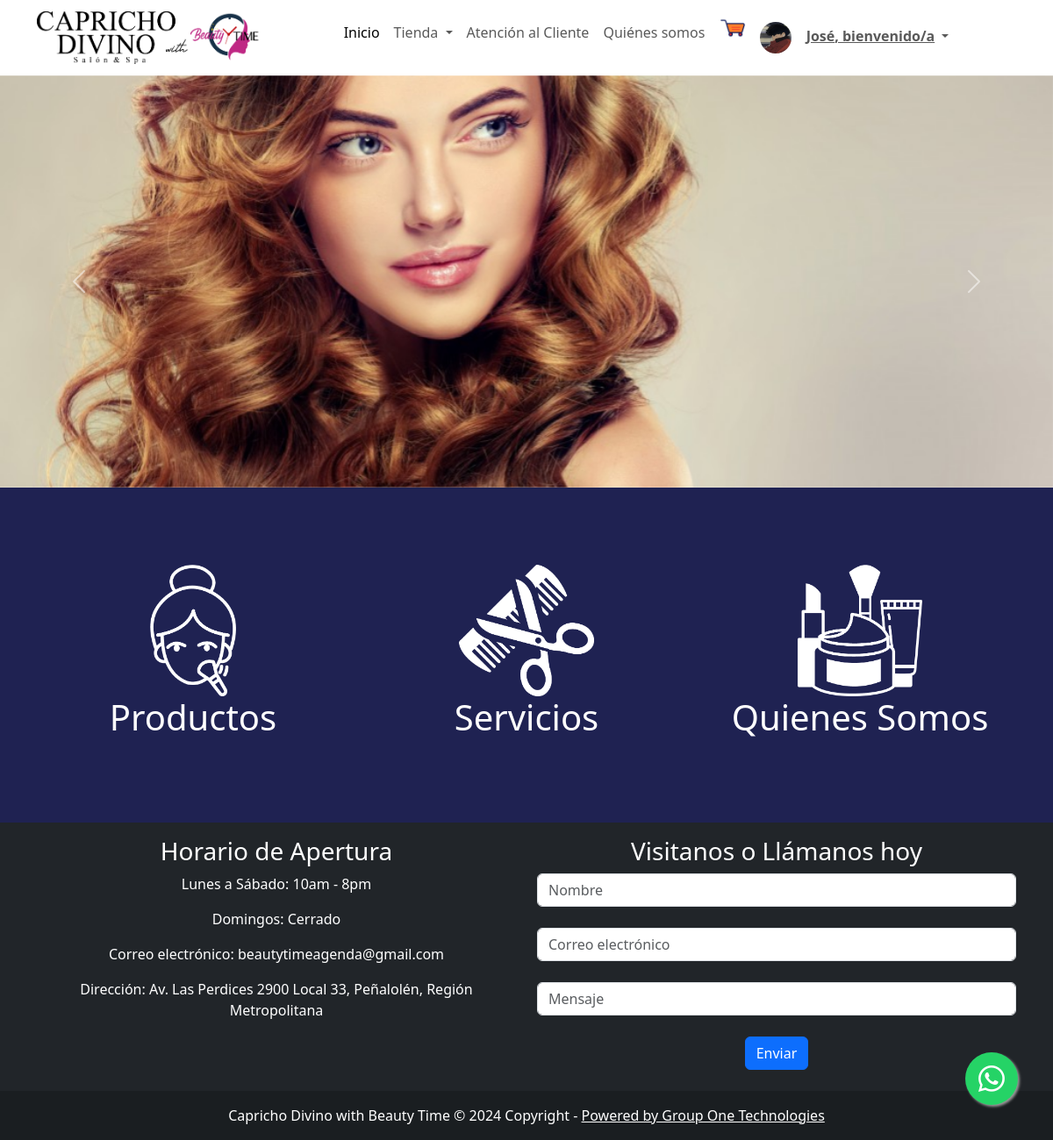
/ (signed in), run on the app's committed database.
### core/models.py (models this page shows, shortened)
class User(AbstractUser):
    CLIENTE = 'Cliente'
    ADMINISTRADOR = 'Administrador'
    TIPO_USUARIO = [
        (CLIENTE, 'Cliente'),
        (ADMINISTRADOR, 'Administrador'),
    ]
    picture = models.ImageField(default = 'users/profile_default.png', upload_to='media/users/')
    direccion = models.CharField(max_length=60, null=True, blank =True)
    region = models.CharField(max_length=200, choices=REGIONES, default=REGIONES[0][0])
    comuna = models.CharField(max_length=200, choices=COMUNAS, default=COMUNAS[0][0])
    telefono = models.CharField(max_length=9, null=True, validators=[MinLengthValidator(9)])
    fecha_nac = models.DateField(null=True)
    tipo_user = models.CharField(max_length=60, choices=TIPO_USUARIO, default=CLIENTE, null=True, blank=True )

### core/views.py (the view)
# urls.py: path("", views.home, name="home"),
def home(request):
    print(request.session.session_key)
    return render(request, "base/home.html", {"home": home})

### core/cart.py (called while the page is built, shortened)
  def __iter__(self):
    cart = copy.deepcopy(self.cart)
    productos = Producto.objects.filter(id__in=cart)
    for producto in productos:
      cart[str(producto.id)]["producto"] = producto

### core/context_processors.py (called while the page is built)
def cart_badge(request):
    cart = Cart(request)
    item_count = sum(item['cantidad'] for item in cart)
    return {'cart_badge': item_count}

### core/templates/base/home.html (shortened to what this page needs)
{% extends "base/base.html" %}
{% load static %}
{% block template %}
{% block css %}
 <link rel="stylesheet" href="static/css/btnwsp.css">
{% endblock %}
<main>
  <div class="container-fluid w-100">
  <div class="row">
    <div class="col-md-12 p-0">
      <div id="carouselExampleControls" class="carousel slide" data-bs-ride="carousel">
        <div class="carousel-inner">
          <div class="carousel-item active">
            <img src="{% static 'img/carrusel.jpg' %}" class="d-block w-100 img-fluid" alt="Producto 1">
          </div>
        </div>
        <button class="carousel-control-prev" type="button" data-bs-target="#carouselExampleControls" data-bs-slide="prev">
          <span class="carousel-control-prev-icon" aria-hidden="true"></span>
        </button>
        <button class="carousel-control-next" type="button" data-bs-target="#carouselExampleControls" data-bs-slide="next">
          <span class="carousel-control-next-icon" aria-hidden="true"></span>
        </button>
      </div>
    </div>
  </div>
</div>
<section class="image-links-section py-4" style= "background-color:rgb(31,34,82)">
  <div class="container">
    <div class="row text-center mt-5 mb-5 mt-3">
      <div class="col-md-4 col-12 mb-3 mt-3">
        <a href="{% url 'productos' %}">
          <img src="{% static 'img/woman-makeup-icon.png' %}" alt="Link 1" class="img-fluid" style="max-height: 150px;">
        </a>
        <h1 style="color: white">Productos</h1>
      </div>
      <div class="col-md-4 col-12 mb-3 mt-3">
        <a href="{% url 'servicios' %}">
          <img src="{% static 'img/hair-salon-icon.png' %}" alt="Link 2" class="img-fluid" style="max-height: 150px;">
        </a>
        <h1 style="color: white">Servicios</h1>
      </div>
      <div class="col-md-4 col-12 mb-3 mt-3">
        <a href="{% url 'quienes_somos' %}">
          <img src="{% static 'img/cosmetics-icon.png' %}" alt="Link 3" class="img-fluid" style="max-height: 150px;">
        </a>
        <h1 style="color: white">Quienes Somos</h1>
      </div>
    </div>
  </div>
</section>
</main>
{% endblock %}

### core/templates/base/base.html (shortened to what this page needs)
{% load static %}
<!DOCTYPE html>
<html lang="es">
<head>
  <link href="https://cdn.jsdelivr.net/npm/bootstrap@5.3.0-alpha3/dist/css/bootstrap.min.css" rel="stylesheet"
>
  <link rel="stylesheet" href="https://cdn.jsdelivr.net/npm/bootstrap-icons@1.10.5/font/bootstrap-icons.css">
  <link href="https://cdnjs.cloudflare.com/ajax/libs/bootstrap-icons/1.8.3/font/bootstrap-icons.min.css"
    rel="stylesheet">
  <link rel="stylesheet" href="{% static 'css/btnwsp.css' %}">
  {% block css %}
  {% endblock %}
</head>
<body>
  {% url 'home' as home %}
  <nav class="navbar navbar-expand-lg navbar-light bg-white">
    <div class="container justify-content-center">
      <a class="navbar-brand" href="{% url 'home' %}">
        <img src="{% static 'img/Beauty-Time.png' %}" alt="Logo" class="img-fluid" style="max-height: 60px;">
      </a>
      <div class="collapse navbar-collapse justify-content-center" id="navbarSupportedContent">
        <ul class="navbar-nav mb-2 mb-lg-0">
          <li class="nav-item">
            <a class="nav-link {% if request.path == home %} active {% endif %}" aria-current="page"
              href="{% url 'home' %}">Inicio</a>
          </li>
          <li class="nav-item dropdown">
            <a class="nav-link dropdown-toggle" href="#" id="navbarDropdown" role="button" data-bs-toggle="dropdown"
              aria-expanded="false">
              Tienda
            </a>
          </li>
          <li class="nav-item">
            <a class="nav-link" href="{% url 'atencioncliente' %}">Atención al Cliente</a>
          </li>
          <li><a class="nav-link" href="{% url 'quienes_somos' %}">Quiénes somos</a></li>
          <li style="position: relative;">
              <a href="{% url 'carrito' %}" style="position: relative;">
                  <img src="{% static 'img/carrito_png.png' %}" width="30px" height="30px" alt="Carrito de Compras">
              </a>
          </li>
          {% if request.user.is_authenticated %}
          <ul class="navbar-nav">
            <li class="nav-item dropdown" style="color:white">
              <a class="nav-link dropdown-toggle" href="#" id="navbarDropdown" role="button" data-bs-toggle="dropdown"
                aria-expanded="false">
                <img src="{{ user.picture.url }}" style="border-radius: 25px; background:white;" height="36" width="36"
                  alt="Avatar" />
                <strong style="text-decoration: underline;">{{ user.first_name|capfirst }}, bienvenido/a</strong>
              </a>
            </li>
          </ul>
          {%else%}
          <li class="nav-item">
            <b> <a class="nav-link" href="{% url 'login' %}">Mi Cuenta</a></b>
          </li>
          {% endif %}
      </div>
    </div>
  </nav>
  {% block template %}
  {% endblock %}
  <footer class="bg-dark text-center text-white">
    <div class="container">
      <div class="row">
        <div class="col-md-6 mt-3">
          <div class="footer-content">
            <h3>Horario de Apertura</h3>
            <p>Lunes a Sábado: 10am - 8pm</p>
            <p>Domingos: Cerrado</p>
            <p>Correo electrónico: beautytimeagenda@gmail.com</p>
            <p>Dirección: Av. Las Perdices 2900 Local 33, Peñalolén, Región Metropolitana</p>
          </div>
        </div>
        <div class="col-md-6 mt-3">
          <div class="footer-content">
            <h3>Visitanos o Llámanos hoy</h3>
            <div class="subscribe-form">
              <input type="text" id="nombre" class="form-control" placeholder="Nombre"><br>
              <input type="email" id="subscribe-email" class="form-control" placeholder="Correo electrónico"><br>
              <input type="text" id="mensaje" class="form-control" placeholder="Mensaje"><br>
              <button type="submit" class="btn btn-primary">Enviar</button>
            </div>
          </div>
        </div>
      </div>
    </div>
    <br>
    <div class="text-center p-3" style="background-color: rgba(0, 0, 0, 0.2);">
      Capricho Divino with Beauty Time © 2024 Copyright -
      <a class="text-white" href="#">Powered by Group One Technologies</a>
    </div>
  </footer>
  <a href="https://api.whatsapp.com/send?phone=+56998027818&text=¡Hola!,%20Me%20gustaria%20obtener%20más%20información" class="float pulse" target="_blank">
    <i class="bi bi-whatsapp my-float"></i>
  </a>
</body>
</html>

### core/static/css/btnwsp.css (style rules this page uses)
.float { position: fixed; width: 60px; height: 60px; bottom: 40px; right: 40px; background-color: #25d366; color: #FFF; border-radius: 50px; text-align: center; font-size: 30px; box-shadow: 2px 2px 3px #999; z-index: 100; display: flex; align-items: center; justify-content: center; }
.pulse { animation: pulse-animation 2s infinite; }

### core/templates/base/home.html (style rules this page uses)
.carousel-item img { height: 470px; object-fit: cover; }

### data on the page
User: picture (picture), first_name "José"
